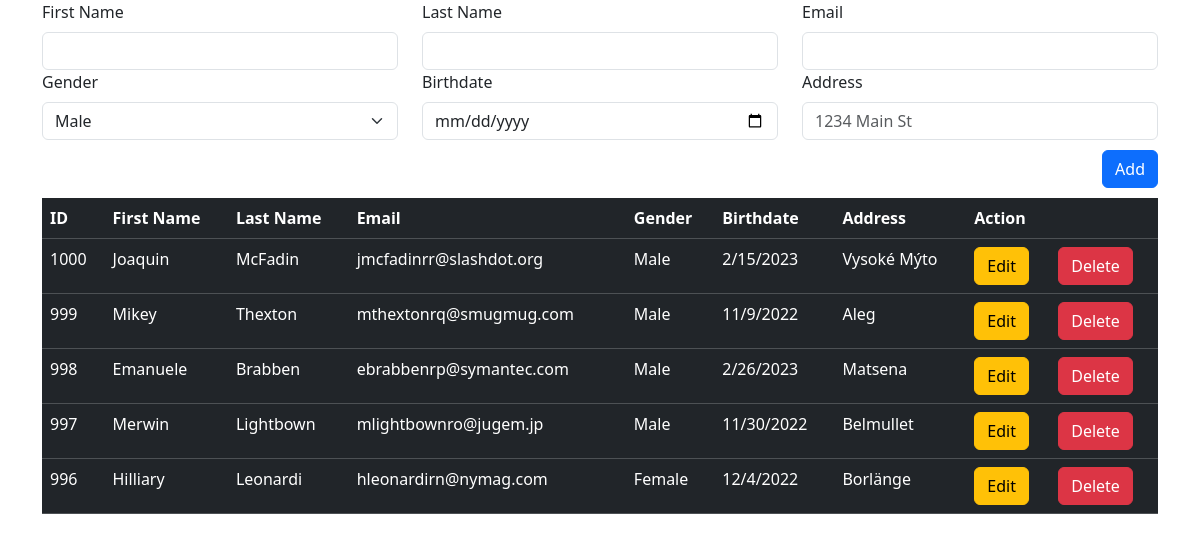
The page / on the database its author committed.
### tables this page shows
CREATE TABLE `students_table` (
  `id` int(11) NOT NULL,
  `first_name` varchar(45) NOT NULL,
  `last_name` varchar(45) NOT NULL,
  `email` varchar(45) NOT NULL,
  `gender` varchar(10) NOT NULL,
  `birthdate` varchar(10) NOT NULL,
  `home_address` varchar(45) NOT NULL,
  `added_at` datetime NOT NULL DEFAULT current_timestamp()
);

### index.php (the view, shortened to what this page needs)
<?php
  require_once('connection.php');
?>
<!DOCTYPE html>
<html lang="en">
<head>
    <link rel="stylesheet" href="https://cdn.jsdelivr.net/npm/bootstrap@5.3.1/dist/css/bootstrap.min.css">
    <link rel="stylesheet" href="style.css">
</head>
<body>
<?php include('add.php'); ?>
<div class="container">
<table class="table table-dark">
  <thead>
    <tr>
      <th scope="col">ID</th>
      <th scope="col">First Name</th>
      <th scope="col">Last Name</th>
      <th scope="col">Email</th>
      <th scope="col">Gender</th>
      <th scope="col">Birthdate</th>
      <th scope="col">Address</th>
      <th scope="col">Action</th>
      <th scope="col"></th>
    </tr>
  </thead>
  <tbody>
  <?php
   $connection = $newconnection->openConnection();
   $stmt =  $connection->prepare("SELECT * FROM students_table ORDER BY id DESC LIMIT 5");
   $stmt->execute();
   $result = $stmt->fetchAll();
   if($result){
    foreach ($result as $row) {
  ?>
    <tr>
      <td><?php echo $row->id?></td>
      <td><?php echo $row->first_name?></td>
      <td><?php echo $row->last_name?></td>
      <td><?php echo $row->email?></td>
      <td><?php echo $row->gender?></td>
      <td><?php echo $row->birthdate?></td>
      <td><?php echo $row->home_address?></td>
      <td><a href="update.php?id=<?php echo $row->id?>" class="btn btn-warning" >Edit</a></td>
      <td>
      <form action="code.php" method="post">
      <button type="submit" class="btn btn-danger" name ="deletestudent" value="<?php echo $row->id?>" onclick="return confirm('Are you sure you want to delete this?')">Delete</button>
      </form>
    </td>
    </tr>
<?php
   }
  }
?>
  </tbody>
</table>
</body>
</html>

### add.php (shortened to what this page needs)
<div class="container">
<form action ="code.php" method="POST" class="row g-12">
<div class="col-md-4">
    <label for="first_name" class="form-label" >First Name</label>
    <input type="text" class="form-control" id="first_name" name="first_name" required>
  </div>
  <div class="col-md-4">
    <label for="last_name" class="form-label">Last Name</label>
    <input type="last_name" class="form-control" id="last_name" name="last_name" required>
  </div>
  <div class="col-md-4">
    <label for="email" class="form-label">Email</label>
    <input type="email" class="form-control" id="email" name ="email" required>
  </div>
  <div class="col-md-4">
    <label for="gender" class="form-label">Gender</label>
    <select id="gender" class="form-select" name="gender" required>
      <option selected>Male</option>
    </select>
  </div>
  <div class="col-4">
    <label for="birthdate" class="form-label">Birthdate</label>
    <input type="date" class="form-control" id="birthdate" name="birthdate" required>
  </div>
  <div class="col-4">
    <label for="address" class="form-label">Address</label>
    <input type="text" class="form-control" id="address" name="home_address" placeholder="1234 Main St" required>
  </div>
  <div class="col-12">
    <button type="submit" class="btn btn-primary float-end" name ="addstudent" style="margin-bottom:10px;margin-top:10px;">Add</button>
  </div>
</form>
</div>

### rows shown on the page
students_table: id "1000", first_name "Joaquin", last_name "McFadin", email "jmcfadinrr@slashdot.org", gender "Male", birthdate "2/15/2023", home_address "Vysoké Mýto"
students_table: id "999", first_name "Mikey", last_name "Thexton", email "mthextonrq@smugmug.com", gender "Male", birthdate "11/9/2022", home_address "Aleg"
students_table: id "998", first_name "Emanuele", last_name "Brabben", email "ebrabbenrp@symantec.com", gender "Male", birthdate "2/26/2023", home_address "Matsena"
students_table: id "997", first_name "Merwin", last_name "Lightbown", email "mlightbownro@jugem.jp", gender "Male", birthdate "11/30/2022", home_address "Belmullet"
students_table: id "996", first_name "Hilliary", last_name "Leonardi", email "hleonardirn@nymag.com", gender "Female", birthdate "12/4/2022", home_address "Borlänge"
